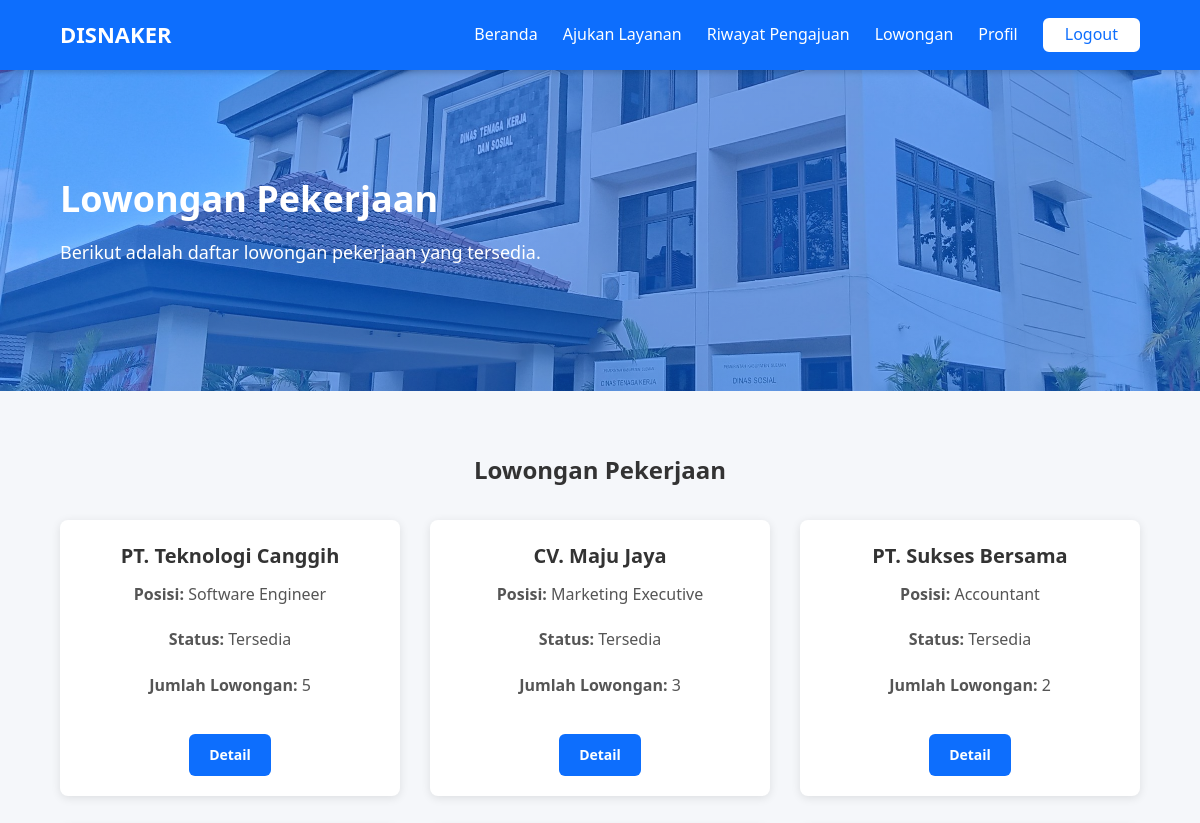
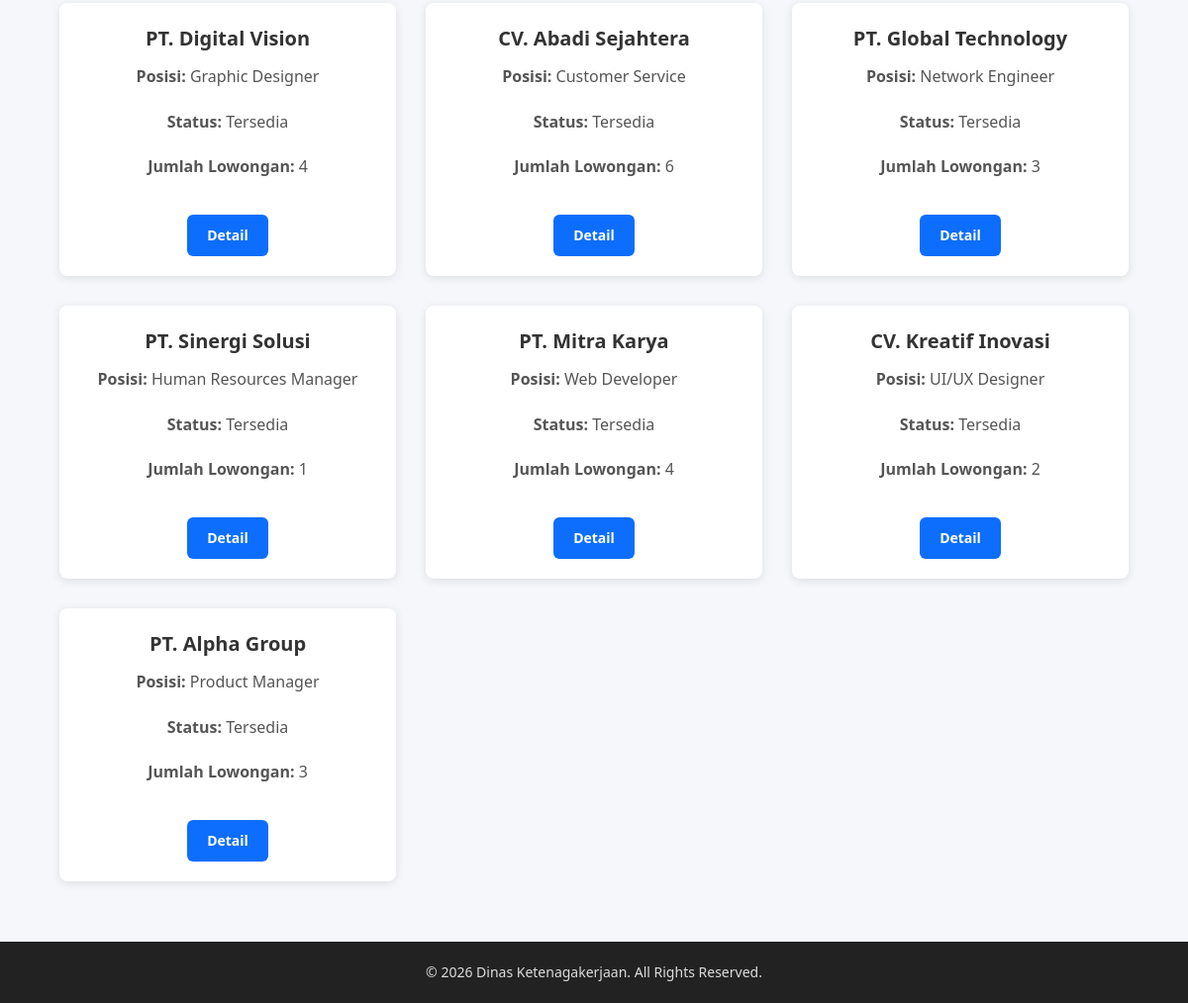
The app's page /user/lowongan.php (signed in) with its own data (2 pictures, top to bottom).
### tables this page shows
CREATE TABLE `lowongan_kerja` (
  `id` int(11) NOT NULL,
  `perusahaan` varchar(255) DEFAULT NULL,
  `posisi` varchar(255) DEFAULT NULL,
  `status` enum('Tersedia','Kosong') DEFAULT NULL,
  `deskripsi` text DEFAULT NULL,
  `jumlah_lowongan` int(11) DEFAULT NULL
);

### user/lowongan.php (the view, shortened to what this page needs)
<?php
include "../config/koneksi.php";
$query = "SELECT * FROM lowongan_kerja WHERE status = 'tersedia'";
$result = mysqli_query($koneksi, $query);
?>
<!DOCTYPE html>
<html lang="id">
<head>
    <link rel="stylesheet" href="../assets/css/index.css">
    <link rel="stylesheet" href="../assets/css/user.css">
</head>
<body>
    <?php include "../includes/navbar.php"; ?>
    <main class="main-content">
        <section class="hero">
            <div class="hero-content">
                <h2>Lowongan Pekerjaan</h2>
                <p>Berikut adalah daftar lowongan pekerjaan yang tersedia.</p>
            </div>
        </section>
        <section class="section">
            <div class="container">
                <h2 style="text-align: center; margin-bottom: 30px;">Lowongan Pekerjaan</h2>
                <div class="card-container">
                    <?php while ($data = mysqli_fetch_assoc($result)): ?>
                    <div class="card">
                        <div class="card-header">
                            <h4><?= $data['perusahaan']; ?></h4>
                        </div>
                        <div class="card-body">
                            <p><strong>Posisi:</strong> <?= $data['posisi']; ?></p>
                            <p><strong>Status:</strong> <?= $data['status']; ?></p>
                            <p><strong>Jumlah Lowongan:</strong> <?= $data['jumlah_lowongan']; ?></p>
                        </div>
                        <div class="card-footer">
                            <a href="detail_lowongan.php?id=<?= $data['id']; ?>" class="btn-action">Detail</a>
                        </div>
                    </div>
                    <?php endwhile; ?>
                </div>
            </div>
        </section>
    </main>
    <?php include "../includes/footer.php"; ?>
</body>
</html>

### assets/css/index.css (style rules this page uses)
* { margin: 0; padding: 0; box-sizing: border-box; font-family: "Segoe UI", Tahoma, Geneva, Verdana, sans-serif; }
html, body { height: 100%; scroll-behavior: smooth; }
body { background-color: #f5f7fa; color: #333; line-height: 1.6; display: flex; flex-direction: column; }
.container { width: 90%; max-width: 1200px; margin: auto; }
.main-content { flex: 1; padding-top: 70px; }
.hero-content { max-width: 800px; margin: 0 60px; }
.hero { background: linear-gradient(rgba(13, 110, 253, 0.5), rgba(13, 110, 253, 0.5)), url("../img/hero.jpg") center/cover no-repeat; color: #fff; text-align: left; padding: 100px 0px; }
.hero h2 { font-size: 36px; margin-bottom: 10px; }
.hero p { font-size: 18px; margin-bottom: 25px; }
.section { padding: 60px 0; }
.card { background-color: #fff; padding: 25px; border-radius: 8px; box-shadow: 0 2px 10px rgba(0, 0, 0, 0.1); text-align: center; }
.card h4 { color: #0d6efd; margin-bottom: 10px; }

### assets/css/user.css (style rules this page uses)
.card { display: flex; flex-direction: column; background-color: #fff; padding: 25px; border-radius: 8px; box-shadow: 0 4px 12px rgba(0, 0, 0, 0.1); text-align: center; transition: transform 0.3s ease-in-out; }
.card h4 { color: #0d6efd; margin-bottom: 10px; }
.card p { margin-bottom: 20px; flex: 1; }
.card a { padding: 10px 20px; background-color: #0d6efd; color: white; border-radius: 6px; font-weight: bold; text-decoration: none; }
.btn-action { display: inline-block; padding: 6px 20px; font-size: 14px; text-decoration: none; border-radius: 8px; color: #fff; background-color: #00c400; }
.card-container { display: grid; grid-template-columns: 1fr 1fr 1fr; gap: 30px; width: 100%; }
.card { width: 100%; background-color: #fff; border-radius: 8px; box-shadow: 0 2px 10px rgba(0, 0, 0, 0.1); padding: 20px; transition: transform 0.3s ease; text-align: center; }
.card-header h4 { font-size: 20px; color: #333; }
.card-body { display: flex; flex-direction: column; }
.card-body p { font-size: 16px; color: #555; }
.card-footer { margin-top: 15px; }

### records on screen
lowongan_kerja: perusahaan "PT. Teknologi Canggih", posisi "Software Engineer", status "Tersedia", jumlah_lowongan "5"
lowongan_kerja: perusahaan "CV. Maju Jaya", posisi "Marketing Executive", status "Tersedia", jumlah_lowongan "3"
lowongan_kerja: perusahaan "PT. Sukses Bersama", posisi "Accountant", status "Tersedia", jumlah_lowongan "2"
lowongan_kerja: perusahaan "PT. Digital Vision", posisi "Graphic Designer", status "Tersedia", jumlah_lowongan "4"
lowongan_kerja: perusahaan "CV. Abadi Sejahtera", posisi "Customer Service", status "Tersedia", jumlah_lowongan "6"
lowongan_kerja: perusahaan "PT. Global Technology", posisi "Network Engineer", status "Tersedia", jumlah_lowongan "3"
lowongan_kerja: perusahaan "PT. Sinergi Solusi", posisi "Human Resources Manager", status "Tersedia", jumlah_lowongan "1"
lowongan_kerja: perusahaan "PT. Mitra Karya", posisi "Web Developer", status "Tersedia", jumlah_lowongan "4"
lowongan_kerja: perusahaan "CV. Kreatif Inovasi", posisi "UI/UX Designer", status "Tersedia", jumlah_lowongan "2"
lowongan_kerja: perusahaan "PT. Alpha Group", posisi "Product Manager", status "Tersedia", jumlah_lowongan "3"
